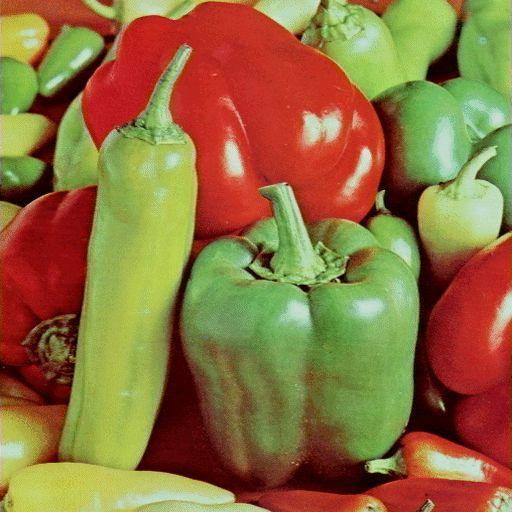
%> input picture DIP Lab/Assignment_2/peppers_color.jpg, 512 x 512 px
$ octave T1_20200204006.m   (GNU Octave 9; MATLAB toolbox functions it lacks are replaced by stand-ins)
%> lines starting %> are read from the running program, lines starting %| are printed output that depends on the picture
I = imread('peppers_color.jpg');
%> I is the input picture: size 512x512x3 uint8; mean R, G, B 143.3, 112, 63.1
I = rgb2gray(I);
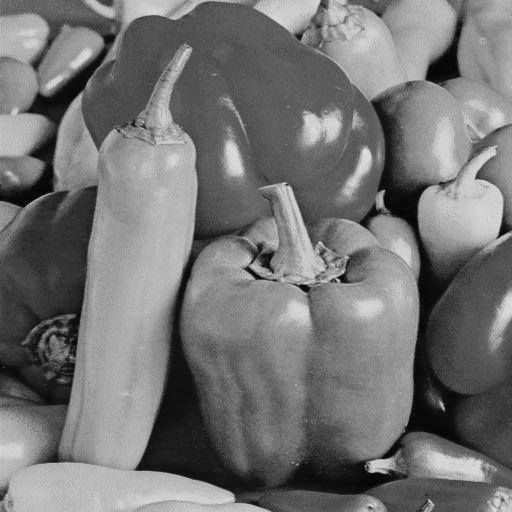
%> I: size 512x512 uint8; min 1, max 245, mean 115.8
I = double(I);
%> I: size 512x512 double
A = min(I(:));
%> A = 1
B = max(I(:));
%> B = 245
D = B - A;
%> D = 244
M = 255;
R = ((I - A) ./ D) * M + A;
R = max(0, min(R, M));

display(I(1,1));
%| 118
display(R(1,1));
%| 123.27

figure;
subplot(1, 2, 1);
imshow(uint8(I));
title('Input Image');
subplot(1, 2, 2);
imshow(uint8(R));
title('Output Image');

input_histogram = zeros(1, M + 1);
output_histogram = zeros(1, M + 1);

for i = 1:numel(I)
    input_histogram(I(i) + 1) = input_histogram(I(i) + 1) + 1;
    output_histogram(floor(R(i)) + 1) = output_histogram(floor(R(i)) + 1) + 1;
end
%> after the loop, input_histogram = 256 values, max 3000 at index 92, min 0 at index 1, mean 1024; output_histogram = 256 values, max 3000 at index 96, min 0 at index 1, mean 1024

figure;
subplot(1, 2, 1);
bar(0:M, input_histogram, 'k');
title('Histogram of Input Image');
xlabel('Intensity');
ylabel('Frequency');


subplot(1, 2, 2);
bar(0:M, output_histogram, 'r');
title('Histogram of Output Image');
xlabel('Intensity');
ylabel('Frequency');
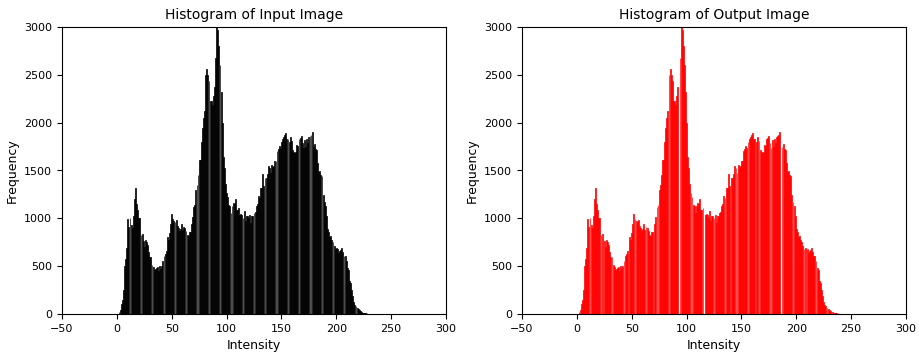
%> figure redrawn from the program's plot data, 2 panels; panel 1: tallest bar 3000 high, from x = 90.6 to 91.4; panel 2: tallest bar 3000 high, from x = 94.6 to 95.4


imwrite(uint8(R), 'T1_output_20200204006.png');

$ run again, with DIP Lab/Assignment_2/cameraman.png saved as DIP Lab/Assignment_2/peppers_color.jpg
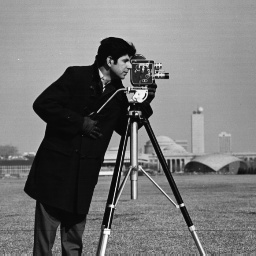
%> input picture DIP Lab/Assignment_2/cameraman.png, 256 x 256 px
%> I is the input picture: size 256x256 uint8; min 4, max 254, mean 118.7
%> I: size 256x256 double
%> A = 4
%> B = 254
%> D = 250
%| 157
%| 160.06
%> after the loop `for i = 1:numel(I)`: input_histogram = 256 values, max 1656 at index 15, min 0 at index 1, mean 256; output_histogram has the same summary as input_histogram
%> `ylabel('Frequency');`:
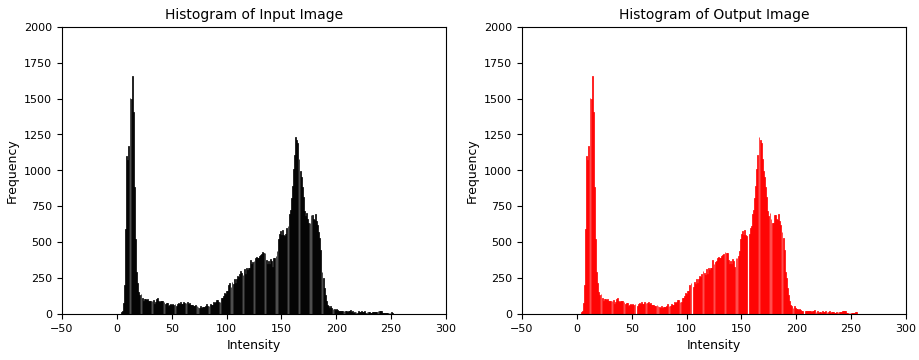
%> figure redrawn from the program's plot data, 2 panels; panel 1: tallest bar 1656 high, from x = 13.6 to 14.4; panel 2: tallest bar 1656 high, from x = 13.6 to 14.4
